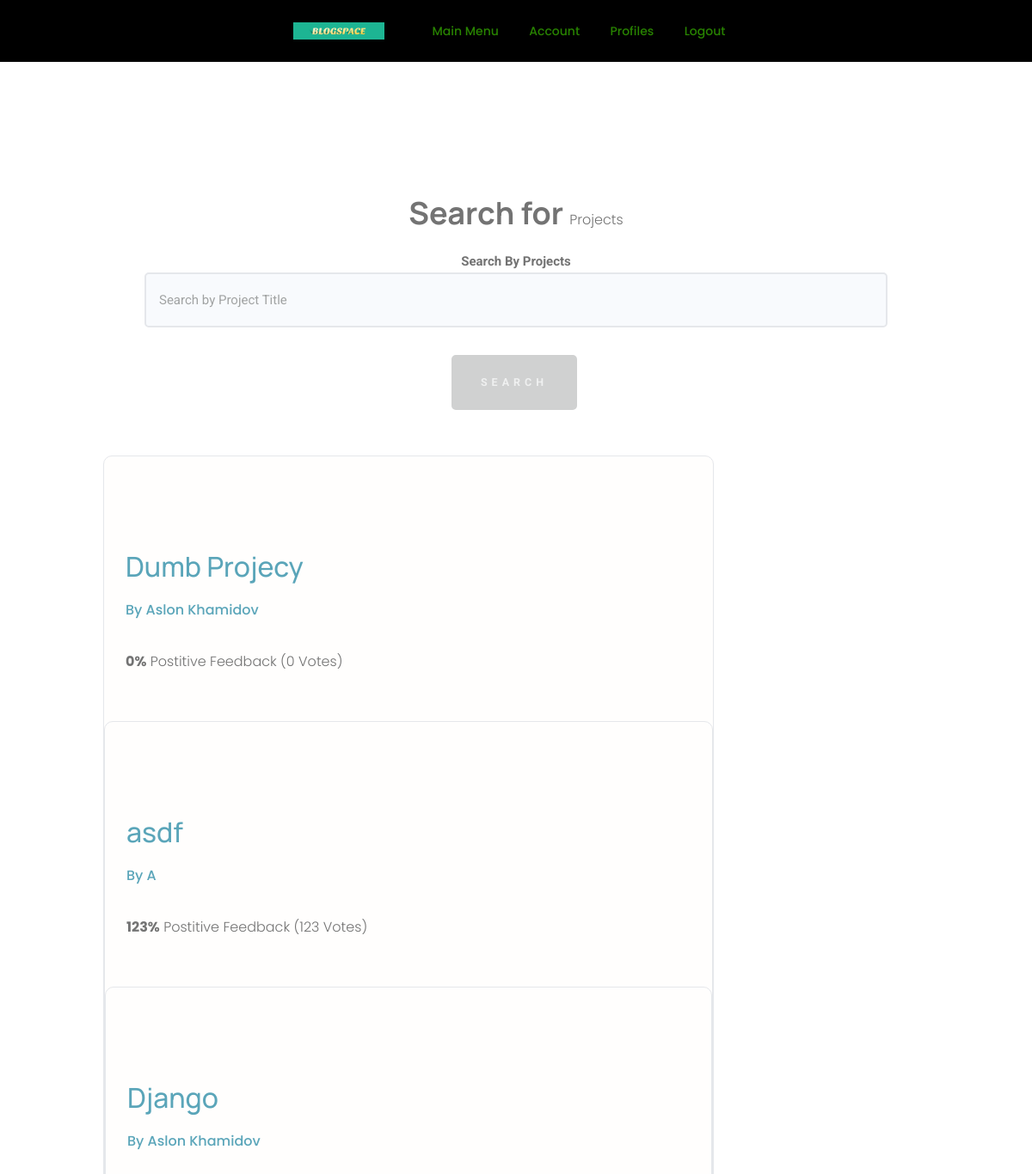
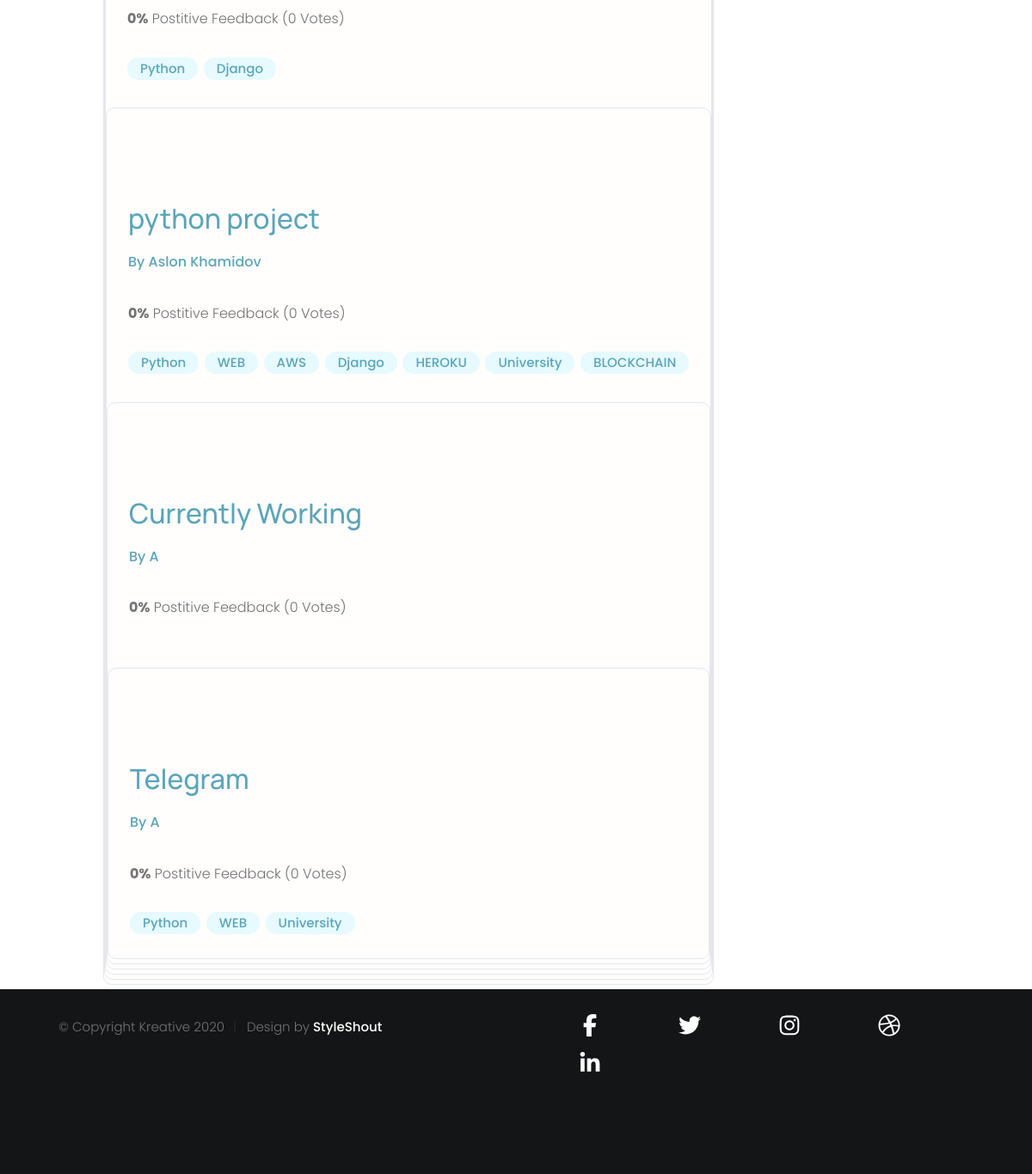
Screenshot of / (signed in) with the database file from the repository (2 pictures, top to bottom).
### projects/models.py (models this page shows, shortened)
class Project(models.Model):
    owner = models.ForeignKey(
        Profile, null=True, blank=True, on_delete=models.CASCADE)
    title = models.CharField(max_length=200)
    models.CharField(max_length=150, blank=True, null=True)
    description = models.TextField(null=True, blank = True)
    featured_image = models.ImageField(null=True, blank = True, default='morde.png')
    tags = models.ManyToManyField('Tag', blank=True)
    vote_total = models.IntegerField(default=0, blank=True, null=True)
    vote_ratio = models.IntegerField(default=0, blank=True, null=True)
    demo_link = models.CharField(max_length=2000,null=True, blank = True)
    source_link = models.CharField(max_length=2000,null=True, blank = True)
    created = models.DateTimeField(auto_now_add=True)
    id = models.UUIDField(default=uuid.uuid4, unique=True, primary_key=True, editable=False)

class Tag(models.Model):
    name = models.CharField(max_length=200, )
    created = models.DateTimeField(auto_now_add=True)
    id = models.UUIDField(default=uuid.uuid4, unique=True, primary_key=True, editable=False)
    def __str__(self):
        return self.name

### users/models.py (models this page shows, shortened)
class Profile(models.Model):
    user = models.OneToOneField(
        User, on_delete=models.CASCADE, null=True, blank=True)
    name = models.CharField(max_length=200, blank=True, null=True)
    email = models.EmailField(max_length=500, blank=True, null=True)
    username = models.CharField(max_length=200, blank=True, null=True)
    location = models.CharField(max_length=200, blank=True, null=True)
    short_intro = models.CharField(max_length=200, blank=True, null=True)
    shortage_info = models.CharField(max_length=200, blank=True, null=True)
    bio = models.TextField(blank=True, null=True)
    profile_image = models.ImageField(
        null=True, blank=True, upload_to='profiles/', default="profiles/user_default.png")
    social_github = models.CharField(max_length=200, blank=True, null=True)
    social_twitter = models.CharField(max_length=200, blank=True, null=True)
    social_linkedin = models.CharField(max_length=200, blank=True, null=True)
    social_youtube = models.CharField(max_length=200, blank=True, null=True)
    social_website = models.CharField(max_length=200, blank=True, null=True)
    created = models.DateTimeField(auto_now_add=True)
    id = models.UUIDField(default=uuid.uuid4, unique=True,
                          primary_key=True, editable=False)
    class Meta:
        ordering = ['created']

### projects/views.py (the view)
# urls.py: path('',include('projects.urls')),
def projects(request):
    projects, search_value = search_in_projects(request)
    context = {"projects":projects, 'search_value': search_value}
    return render(request, 'projects/projects.html',context)

### projects/utils.py (called while the page is built)
def search_in_projects(request):
    search_value = ''
    if request.GET.get('search_value'):
        search_value = request.GET.get('search_value')
    tags = Tag.objects.filter(name__icontains = search_value)
    projects = Project.objects.distinct().filter(
        Q(title__icontains = search_value) |
        Q(description__icontains = search_value) |
        Q(tags__in = tags) |
        Q(owner__name__icontains = search_value)
    )
    return projects, search_value

### projects/templates/projects/projects.html
{%extends 'main.html'%}
{%block content%}
<main class="home">
    <section class="hero-section text-center">
        <div class="container container--narrow">
          <div class="hero-section__box">
            <h2>Search for <span>Projects</span></h2>
          </div>
          <div class="hero-section__search">
            <form class="form" action="{% url 'projects' %}" method="get">
              <div class="form__field">
                <label for="formInput#search">Search By Projects </label>
                <input class="input input--text" id="formInput#search" type="text" name="search_value" value="{{search_value}}"
                  placeholder="Search by Project Title" />
              </div>
              <input class="btn btn--sub btn--lg" type="submit" value="Search" />
            </form>
          </div>
        </div>
      </section>
    <section class="devlist">
        <div class="container">
            <div class="grid grid--three">
                {% for project in projects %}
                    <div class="dev">
                        <div class="card project">
                            <a href="{% url 'project' project.id %}" class="project">
                                <div class="card__body">
                                    <h3 class="project__title">{{project.title}}</h3>
                                    <p><a class="project__author"
                                            href="{% url 'single_profile' project.owner.id %}">By
                                            {{project.owner.name}}</a>
                                    </p>
                                    <p class="project--rating">
                                        <span style="font-weight: bold;">{{project.vote_ratio}}%</span> Postitive
                                        Feedback ({{project.vote_total}} Vote{{project.vote_total|pluralize:"s"}})
                                    </p>
                                    <div class="project__tags">
                                        {% for tag in project.tags.all %}
                                        <span class="tag tag--pill tag--main">
                                            <small>{{tag}}</small>
                                        </span>
                                        {% endfor %}
                            </div>
                        </a>
                    </div>
                {% endfor %}
                </div>
            </div>
        </div>
    </section>
</main>
{%endblock%}

### static/uikit/styles/modules/_variables.css (style rules this page uses)
:root { --color-main: #5aa5b9; --color-main-light: #e6faff; --color-sub: #3f4156; --color-sub-light: #51546e; --color-sub-lighter: #ededfd; --color-text: #737373; --color-gray: #8b8b8b; --color-light: #e5e7eb; --color-light-gray: #767676; --color-bg: #f8fafd; --color-white: #fffefd; --color-white-light: #f3f3f3; --color-success: #359e64; --color-success-bg: #def8e8; --color-error: #fc4b0b; --color-error-bg: #fff2ee; --font-base: 'Poppins', arial, helvetica, 'Segoe UI', roboto, ubuntu, sans-serif; --font-monospace: 'Fira Code', 'Courier New', courier, monospace; --font-regular: 300; --font-medium: 500; --font-bold: 700; --generic-shadow: 1px 1px 5px #00000010; --generic-transition: all 0.3s ease-in-out; }

### static/uikit/styles/modules/_base.css (style rules this page uses)
* { margin: 0; padding: 0; box-sizing: border-box; text-rendering: optimizeLegibility; color: inherit; font-size: inherit; }
html { font-size: 50%; }
@media only screen and (min-width: 480px) { html { font-size: 56.25%; } }
@media only screen and (min-width: 1200px) { html { font-size: 62.5%; } }
body { line-height: 1.6; font-weight: 400; font-size: 1.5rem; color: var(--color-text); background-color: var(--color-bg); min-height: 100vh; }

### static/uikit/styles/modules/_typography.css (style rules this page uses)
* { font-family: var(--font-base); }
h2 { font-size: 3.6rem; font-weight: var(--font-bold); }
h3 { font-size: 3.2rem; font-weight: var(--font-medium); }
p, span, strong { font-size: 1.6rem; color: var(--color-text); font-weight: var(--font-regular); }
a { padding-bottom: 2px; text-decoration: none; display: inline-block; color: var(--color-main); font-weight: var(--font-medium); }

### static/uikit/styles/modules/_utilities.css (style rules this page uses)
.container { width: 92%; max-width: 165rem; margin: 0 auto; box-sizing: border-box; }
.container--narrow { width: 92%; max-width: 120rem; }
@media screen and (min-width: 1000px) { .container { width: 90%; } }
@media screen and (min-width: 1000px) { .container--narrow { width: 85%; } }
@media screen and (min-width: 1200px) { .container { width: 80%; } }
@media screen and (min-width: 1200px) { .container--narrow { width: 72%; } }
.text-center { text-align: center; }

### static/uikit/styles/modules/_button.css (style rules this page uses)
.btn { display: inline-block; position: relative; cursor: pointer; background-color: var(--color-light); font-weight: var(--font-medium); color: var(--color-sub); text-decoration: none; padding: 1rem 2rem; border-radius: 0.5rem; border: none; width: -webkit-fit-content; width: -moz-fit-content; width: fit-content; height: -webkit-fit-content; height: -moz-fit-content; height: fit-content; font-size: 1.6rem; outline-width: 0; outline-color: transparent; -webkit-backface-visibility: hidden; backface-visibility: hidden; transition: all 0.3s ease-in-out; }
.btn--sub { background-color: var(--color-sub); color: var(--color-white); }
.btn--lg { font-size: 1.8rem; padding: 1.2rem 4.5rem; }

### static/uikit/styles/modules/_card.css (style rules this page uses)
.card { border-radius: 1rem; background-color: var(--color-white); border: 1.5px solid var(--color-light); width: auto; height: auto; margin-top: 0.5rem; margin-bottom: 0.5rem; overflow: hidden; }
.card__body, .card__header { padding: 2rem 2.5rem; }

### static/uikit/styles/modules/_form.css (style rules this page uses)
.form { display: block; }
.form__field { margin-top: 1.5rem; margin-bottom: 1.5rem; }
.form__label, .form__field > label { display: block; margin-bottom: 0.5rem; color: var(--color-text); }
input.input[type='text'], input.input[type='email'], input.input[type='password'], input.input[type='number'], select.input, textarea.input { min-width: 24rem; width: 100%; padding: 1.2rem 1.5rem; border-radius: 0.5rem; border: 2px solid var(--color-light); transition: all 0.3s ease-in-out; background-color: var(--color-bg); }

### static/uikit/styles/modules/_tag.css (style rules this page uses)
.tag { display: inline-flex; align-items: center; background-color: var(--color-sub); height: -webkit-fit-content; height: -moz-fit-content; height: fit-content; width: -webkit-fit-content; width: -moz-fit-content; width: fit-content; border-radius: 0.5rem; padding: 0.5rem 1.5rem; font-size: 1.2rem; cursor: pointer; }
.tag:not(:last-child) { margin-right: 0.25rem; margin-bottom: 0.75rem; }
.tag > small { color: var(--color-white); }
.tag--pill { border-radius: 5rem; }
.tag--main, .tag--main > small { background: var(--color-main-light); color: var(--color-main); font-weight: 500; }

### static/uikit/styles/modules/_grid.css (style rules this page uses)
.grid { display: flex; flex-wrap: wrap; justify-content: flex-start; align-items: stretch; }
@media screen and (min-width: 800px) { .grid--three { margin-right: -2%; } }
@media screen and (min-width: 1200px) { .grid--three { margin-right: -2.33%; } }

### rows the page displays
Project: title "Dumb Projecy", owner.name "Aslon Khamidov", vote_ratio "0", vote_total "0"
Project: title "asdf", owner.name "A", vote_ratio "123", vote_total "123"
Project: title "Django", owner.name "Aslon Khamidov", vote_ratio "0", vote_total "0"
Tag: name "Python"
Tag: name "Django"
Project: title "python project", owner.name "Aslon Khamidov", vote_ratio "0", vote_total "0"
Tag: name "WEB"
Tag: name "AWS"
Tag: name "HEROKU"
Tag: name "University"
Tag: name "BLOCKCHAIN"
Project: title "Currently Working", owner.name "A", vote_ratio "0", vote_total "0"
Project: title "Telegram", owner.name "A", vote_ratio "0", vote_total "0"
